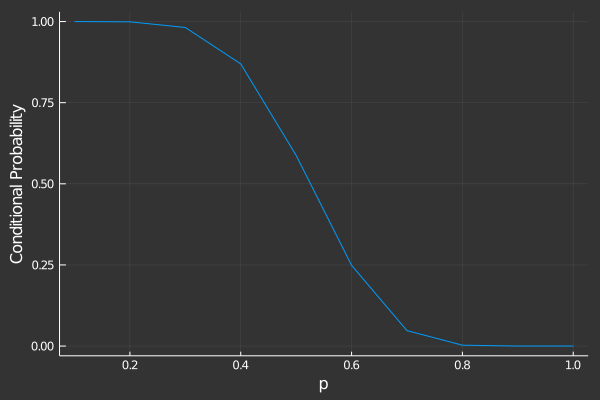

Reproduce this figure in Julia.

using StatsBase,Plots
#Emperical
test_probs = [0.1,0.2,0.3,0.4,0.5,0.6,0.7,0.8,0.9,1.0]
P = zeros(0)
p = zeros(0)

    for i in test_probs
        count = 0
        for j in 1:10000
            bank = false
            money = 10
            for k in 1:20
                money+=sample([-1,1],Weights([i,1-i]))
                if money == 0
                    bank = true
                end
                
            end
            if bank == false
                if money >= 10
                    count+=1
                end
            end
            
        end
    
    append!(P,count/10000)
    append!(p,i)
    end
    plot(p,P,leg=false,background_color = RGB(0.2, 0.2, 0.2),xlabel="p",ylabel="Conditional Probability")
    savefig("problem8.png")




    

print(p)
print(P)
